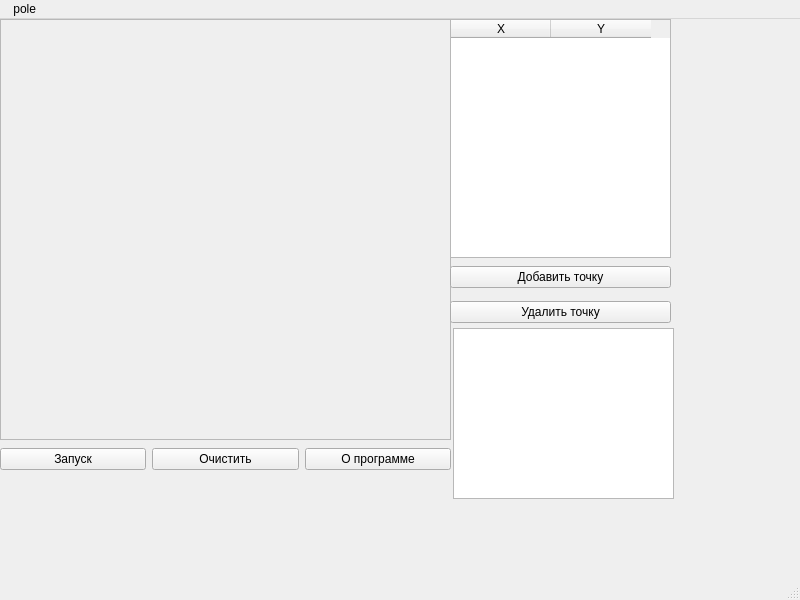
<?xml version="1.0" encoding="UTF-8"?>
<ui version="4.0">
 <class>MainWindow</class>
 <widget class="QMainWindow" name="MainWindow">
  <property name="geometry">
   <rect>
    <x>0</x>
    <y>0</y>
    <width>800</width>
    <height>600</height>
   </rect>
  </property>
  <property name="windowTitle">
   <string>MainWindow</string>
  </property>
  <widget class="QWidget" name="centralwidget">
   <widget class="QWidget" name="gridLayoutWidget">
    <property name="geometry">
     <rect>
      <x>0</x>
      <y>0</y>
      <width>451</width>
      <height>421</height>
     </rect>
    </property>
    <layout class="QGridLayout" name="gridLayout">
     <item row="0" column="1">
      <widget class="QGraphicsView" name="graphicsView">
       <property name="enabled">
        <bool>false</bool>
       </property>
       <property name="autoFillBackground">
        <bool>false</bool>
       </property>
      </widget>
     </item>
    </layout>
   </widget>
   <widget class="QWidget" name="horizontalLayoutWidget">
    <property name="geometry">
     <rect>
      <x>0</x>
      <y>400</y>
      <width>451</width>
      <height>81</height>
     </rect>
    </property>
    <layout class="QHBoxLayout" name="horizontalLayout">
     <item>
      <widget class="QPushButton" name="drawPointsAndAxes">
       <property name="text">
        <string>Запуск</string>
       </property>
      </widget>
     </item>
     <item>
      <widget class="QPushButton" name="clear">
       <property name="text">
        <string>Очистить</string>
       </property>
      </widget>
     </item>
     <item>
      <widget class="QPushButton" name="about_app">
       <property name="text">
        <string>О программе</string>
       </property>
      </widget>
     </item>
    </layout>
   </widget>
   <widget class="QWidget" name="verticalLayoutWidget">
    <property name="geometry">
     <rect>
      <x>450</x>
      <y>240</y>
      <width>221</width>
      <height>71</height>
     </rect>
    </property>
    <layout class="QVBoxLayout" name="verticalLayout_2">
     <item>
      <widget class="QPushButton" name="addPoint">
       <property name="text">
        <string>Добавить точку</string>
       </property>
      </widget>
     </item>
     <item>
      <widget class="QPushButton" name="pushButton">
       <property name="text">
        <string>Удалить точку</string>
       </property>
      </widget>
     </item>
    </layout>
   </widget>
   <widget class="QWidget" name="horizontalLayoutWidget_2">
    <property name="geometry">
     <rect>
      <x>450</x>
      <y>0</y>
      <width>221</width>
      <height>239</height>
     </rect>
    </property>
    <layout class="QHBoxLayout" name="horizontalLayout_2">
     <item>
      <widget class="QTableWidget" name="tableWidget">
       <column>
        <property name="text">
         <string>X</string>
        </property>
       </column>
       <column>
        <property name="text">
         <string>Y</string>
        </property>
       </column>
      </widget>
     </item>
    </layout>
   </widget>
   <widget class="QTextEdit" name="textEdit">
    <property name="geometry">
     <rect>
      <x>453</x>
      <y>309</y>
      <width>221</width>
      <height>171</height>
     </rect>
    </property>
   </widget>
  </widget>
  <widget class="QMenuBar" name="menubar">
   <property name="geometry">
    <rect>
     <x>0</x>
     <y>0</y>
     <width>800</width>
     <height>23</height>
    </rect>
   </property>
   <widget class="QMenu" name="menu_pole">
    <property name="title">
     <string> pole</string>
    </property>
   </widget>
   <addaction name="menu_pole"/>
  </widget>
  <widget class="QStatusBar" name="statusbar"/>
 </widget>
 <resources/>
 <connections/>
</ui>
